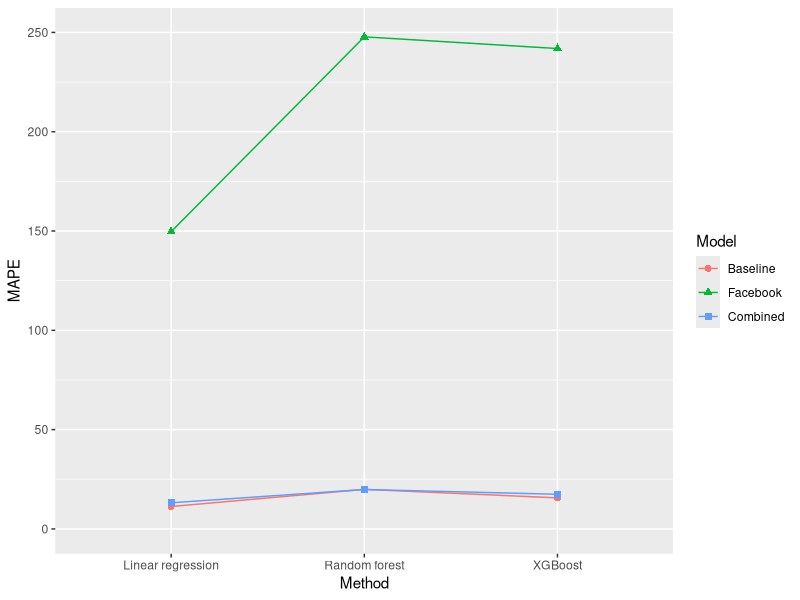
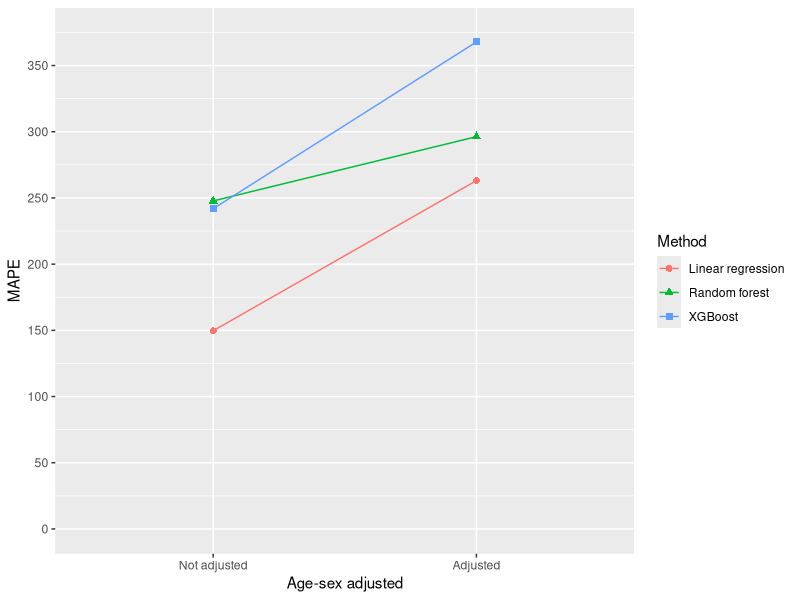
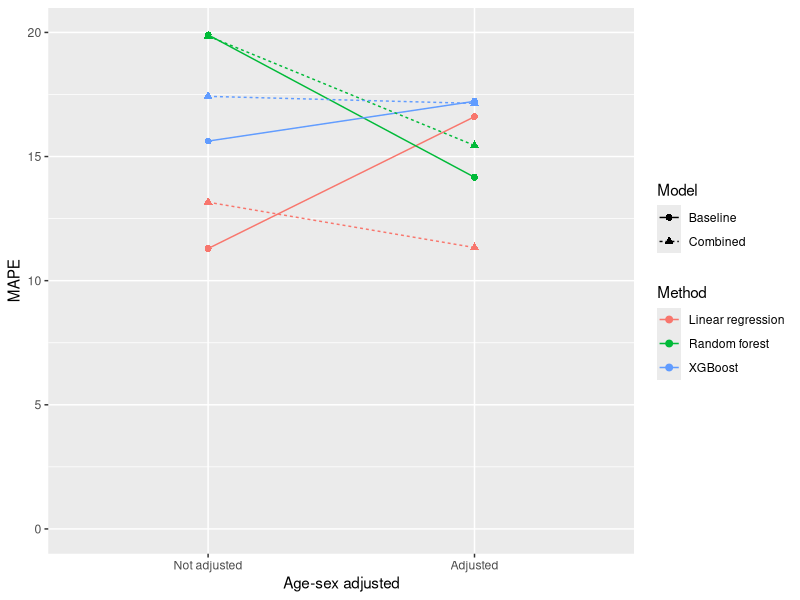
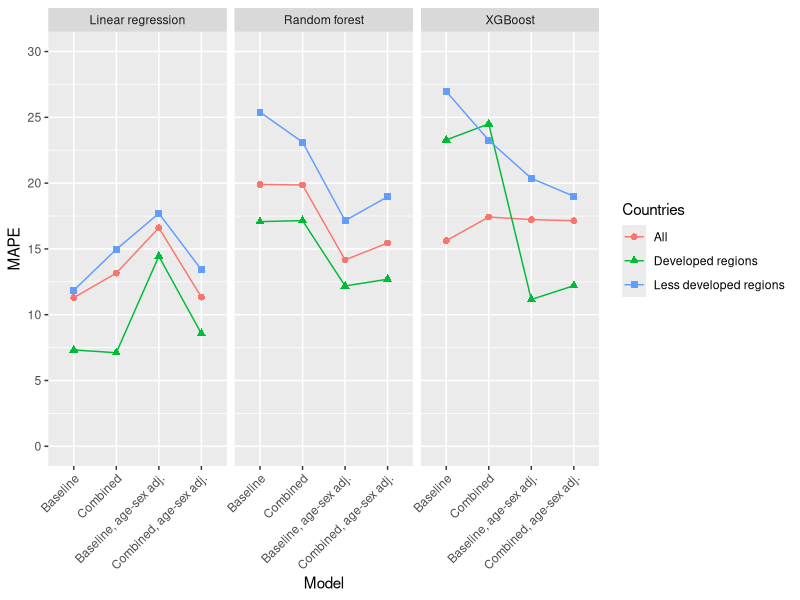
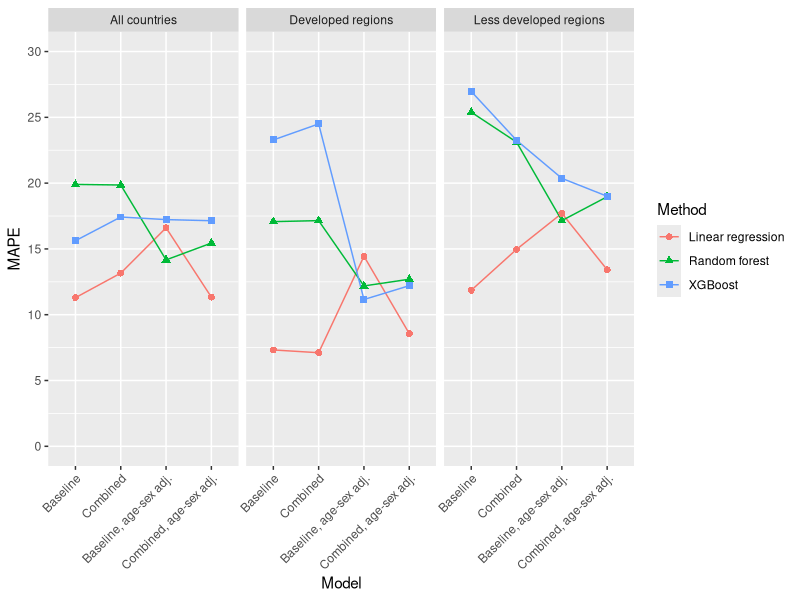
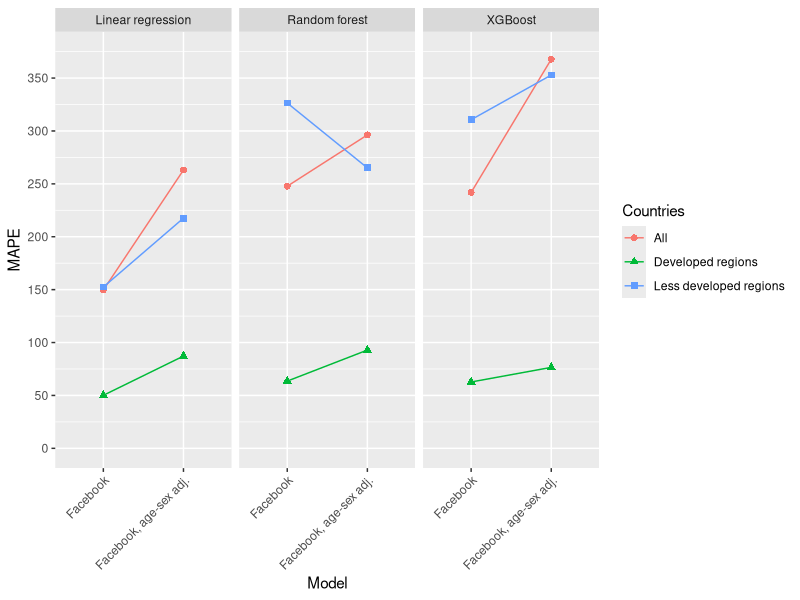
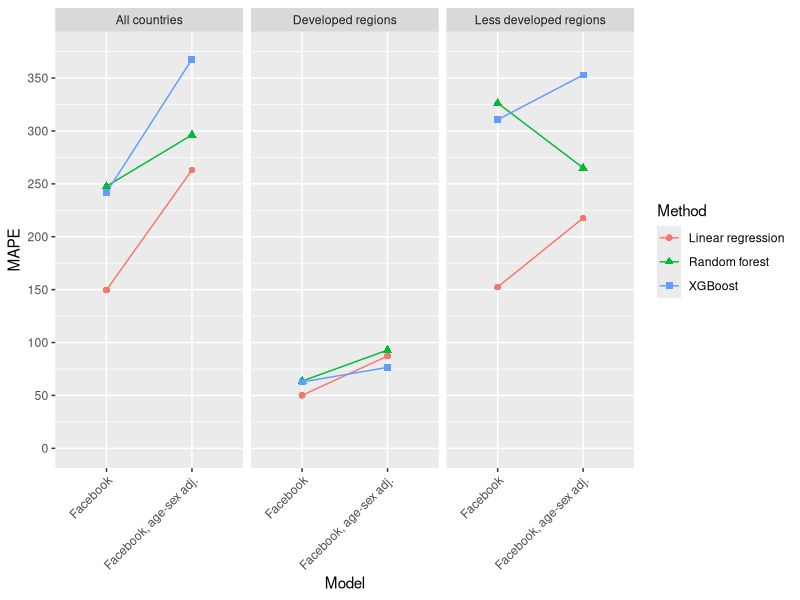

Generate these figures, in order, with R:
#### Accuracy analysis & graphing

#### Setup

setwd("code")
library(tidyverse)

#### Clean data

Mapes <- read_csv("model_mapes.csv")

Mapes <- gather(Mapes, method, mape, rf_mape:linreg_mape) %>% 
  unique() %>% 
  filter(!grepl("subgroups$", model))

Mapes <- mutate(Mapes, model_data = factor(case_when(model %in% c("autoregressive_baseline", "autoregressive_subgroups_added") ~ "Baseline", 
                                              model %in% c("fb_naive", "fb_normalized_subgroups_added") ~ "Facebook", 
                                              model %in% c("autoregressive_plus_fb", "autoregressive_with_fb_normalized_subgroups_added") ~ "Combined"), 
                                    levels = c("Baseline", "Facebook", "Combined")), 
                model_age_sex_adj = factor(case_when(model %in% c("autoregressive_baseline", "fb_naive", "autoregressive_plus_fb") ~ "Not adjusted", 
                                              model %in% c("autoregressive_subgroups_added", "fb_normalized_subgroups_added", 
                                                           "autoregressive_with_fb_normalized_subgroups_added") ~ "Adjusted"), 
                                           levels = c("Not adjusted", "Adjusted"))) %>% 
     unite("split_adj", model_age_sex_adj, split, remove = F) %>% 
  unite("model_adj", model_data, model_age_sex_adj, remove = F) %>% 
  mutate(method = factor(method, levels = c("linreg_mape", "rf_mape", "xgboost_mape"), 
                         labels = c("Linear regression", "Random forest", "XGBoost"))) %>% 
  unite("model_method", model_data, method, remove = F) %>% 
  unite("split_method", split, method, remove = F) %>% 
  mutate(split = factor(split, levels = c("random_all", "train_test_high", "train_test_low"),
                        labels = c("All countries", "Developed regions", "Less developed regions")))

#### Graphing all countries total- fig 1

filter(Mapes, split == "All countries", model_age_sex_adj == "Not adjusted") %>% 
  ggplot(aes(y = mape, x = method, color = model_data, shape = model_data)) + 
  geom_line(aes(group = model_data)) + 
  geom_point(size = 2) + 
  xlab("Method") + ylab("MAPE") + 
  scale_shape_discrete(name = "Model") + 
  scale_color_discrete(name = "Model") + 
  scale_y_continuous(breaks = seq(0, 250, 50), limits = c(0, 250))

#### Graphing accuracy of facebook when adjusting- fig 2

filter(Mapes, split == "All countries", model_data == "Facebook") %>% 
  ggplot(aes(y = mape, x = model_age_sex_adj, color = method, shape = method)) + 
  geom_line(aes(group = method)) + 
  geom_point(size = 2) + 
  xlab("Age-sex adjusted") + ylab("MAPE") + 
  scale_shape_discrete(name = "Method") + 
  scale_color_discrete(name = "Method") + 
  scale_y_continuous(breaks = seq(0, 350, 50), limits = c(0, 375))

#### Graphing accuracy of baseline+combined when adjusting- fig 3

filter(Mapes, split == "All countries", model_data != "Facebook") %>% 
  ggplot(aes(y = mape, x = model_age_sex_adj, color = method, shape = model_data)) + 
  geom_line(aes(group = model_method, linetype = model_data)) + 
  geom_point(size = 2) + 
  xlab("Age-sex adjusted") + ylab("MAPE") + 
  scale_shape_discrete(name = "Model") + scale_linetype_discrete(name = "Model") + 
  scale_color_discrete(name = "Method") + 
  scale_y_continuous(breaks = seq(0, 20, 5), limits = c(0, 20))

#### Graphing effect of country data quality on accuracy, method facet (for baseline & combined)- fig 4

filter(Mapes, model_data != "Facebook") %>% 
  ggplot(aes(y = mape, x = model, color = split, shape = split)) + 
  geom_line(aes(group =split)) + 
  geom_point(size = 2) + facet_grid(~method) + 
  xlab("Model") + ylab("MAPE") + 
  scale_shape_discrete(name = "Countries", labels = c("All", "Developed regions", "Less developed regions")) +
  scale_color_discrete(name = "Countries", labels = c("All", "Developed regions", "Less developed regions")) + 
  scale_x_discrete(labels = c("autoregressive_baseline" = "Baseline", "autoregressive_plus_fb" = "Combined", 
                              "autoregressive_subgroups_added" = "Baseline, age-sex adj.", 
                              "autoregressive_with_fb_normalized_subgroups_added" = "Combined, age-sex adj.")) + 
  scale_y_continuous(breaks = seq(0, 30, 5), limits = c(0, 30)) + 
  theme(axis.text.x = element_text(angle=45, vjust = 1, hjust = 1))

#### Graphing effect of method on accuracy, data quality facet (for baseline & combined)- fig 5

filter(Mapes, model_data != "Facebook") %>% 
  ggplot(aes(y = mape, x = model, color = method, shape = method)) + 
  geom_line(aes(group =method)) + 
  geom_point(size = 2) + facet_grid(~split) + 
  xlab("Model") + ylab("MAPE") + 
  scale_shape_discrete(name = "Method") +
  scale_color_discrete(name = "Method") + 
  scale_x_discrete(labels = c("autoregressive_baseline" = "Baseline", "autoregressive_plus_fb" = "Combined", 
                              "autoregressive_subgroups_added" = "Baseline, age-sex adj.", 
                              "autoregressive_with_fb_normalized_subgroups_added" = "Combined, age-sex adj.")) + 
  scale_y_continuous(breaks = seq(0, 30, 5), limits = c(0, 30)) + 
  theme(axis.text.x = element_text(angle=45, vjust = 1, hjust = 1))

#### Graphing effect of country data quality on accuracy, method facet (facebook)- fig 6

filter(Mapes, model_data == "Facebook") %>% 
  ggplot(aes(y = mape, x = model, color = split, shape = split)) + 
  geom_line(aes(group =split)) + 
  geom_point(size = 2) + facet_grid(~method) + 
  xlab("Model") + ylab("MAPE") + 
  scale_shape_discrete(name = "Countries", labels = c("All", "Developed regions", "Less developed regions")) +
  scale_color_discrete(name = "Countries", labels = c("All", "Developed regions", "Less developed regions")) + 
  scale_x_discrete(labels = c("fb_naive" = "Facebook", "fb_normalized_subgroups_added" = "Facebook, age-sex adj.")) + 
  scale_y_continuous(breaks = seq(0, 350, 50), limits = c(0, 375)) + 
  theme(axis.text.x = element_text(angle=45, vjust = 1, hjust = 1))

#### Graphing effect of method on accuracy, data quality facet (facebook)- fig 7

filter(Mapes, model_data == "Facebook") %>% 
  ggplot(aes(y = mape, x = model, color = method, shape = method)) + 
  geom_line(aes(group =method)) + 
  geom_point(size = 2) + facet_grid(~split) + 
  xlab("Model") + ylab("MAPE") + 
  scale_shape_discrete(name = "Method") +
  scale_color_discrete(name = "Method") + 
  scale_x_discrete(labels = c("fb_naive" = "Facebook", "fb_normalized_subgroups_added" = "Facebook, age-sex adj.")) + 
  scale_y_continuous(breaks = seq(0, 350, 50), limits = c(0, 375)) + 
  theme(axis.text.x = element_text(angle=45, vjust = 1, hjust = 1))
